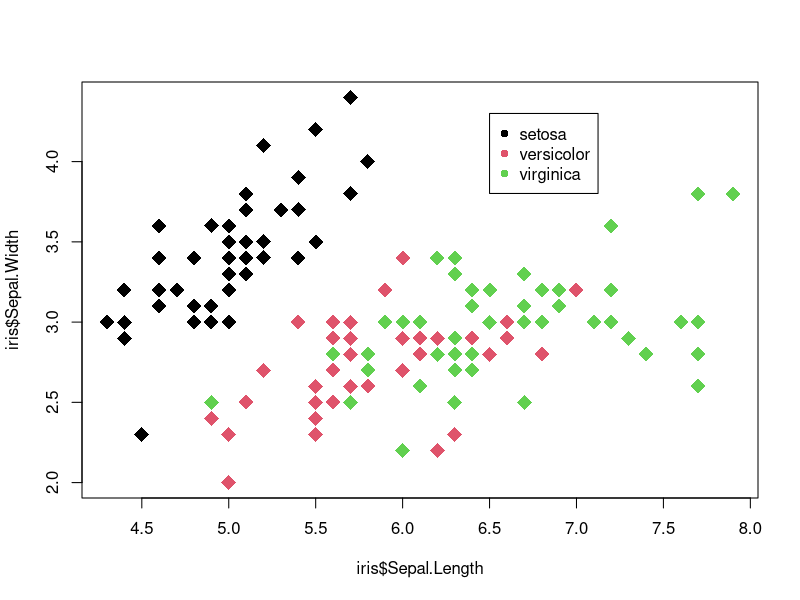

Write R code to recreate this figure. (Note: this script raises an error after producing the figure.)
## ---- chunk 1
require(datasets)
plot(iris$Sepal.Length, iris$Sepal.Width, 
         col=iris$Species, 
         pch=18, cex = 2)
legend (x=6.5,y=4.3,legend=levels(iris$Species),col=c(1:3),pch=16)
## ---- chunk 2
palette(c("#E41A1C", "#377EB8", "#4DAF4A", "#984EA3",
          "#FF7F00", "#FFFF33", "#A65628", "#F781BF", "#999999"))
## ---- chunk 3
xmatrix <- iris1[, c("Sepal.Length", "Sepal.Width")]
clusters <- kmeans(xmatrix, 3)
        plot(iris$Sepal.Length, iris$Sepal.Width,
         col = clusters$cluster,
         pch = 18, cex = 2)
